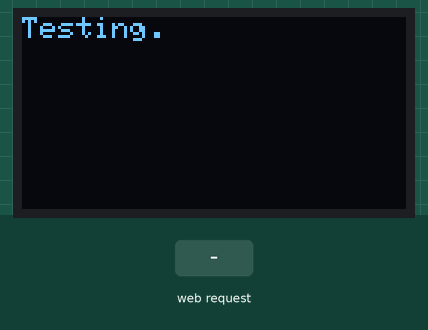
Simulated run of this sketch. Board: ESP8266 (NodeMCU). On the bench: 128×64 one-colour display. Inputs (shaded band) come from the test bench. What the sketch prints to the serial monitor is not drawn.

Above: at 0.4 s.
At 5.9 s:
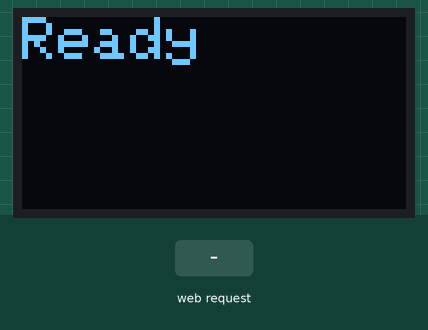
6.0 s: HTTP request GET / received
At 7.0 s:
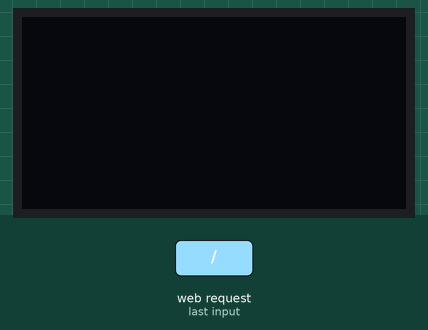
Timing chart, 0 to 9.0 s (numbered marks = the images above; inputs shaded):
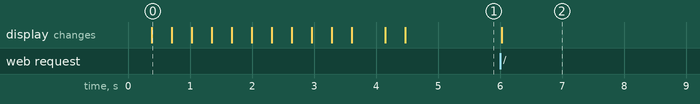

The sketch:

DisplayServer.ino
```cpp
// (licence header left out)
// STRING CONVERSION
#include <string.h>

// WEB SERVER
#include <ESP8266WiFi.h>
#include <WiFiClient.h>
#include <ESP8266WebServer.h>

//DISPLAY
#include <SPI.h>
#include <Wire.h>
#include <Adafruit_GFX.h>
#include <Adafruit_SSD1306.h>  //edit .h according to display version
#define OLED_RESET LED_BUILTIN   //for NodemCu: D4=2 // for D_1: LED_BUILTIN

Adafruit_SSD1306 display(OLED_RESET);
const char *ssid = "D1_DisplayServer";
const char *password = "d1d1d1d1d1d1d1d1";
String message = "";
ESP8266WebServer server(80);


void setup() {
  display.begin(SSD1306_SWITCHCAPVCC, 0x3C);
  Serial.begin(115200);

  // TEST DISPLAY
  Serial.println("Testing Display...\n");
  display.clearDisplay();
  display.display();
  delay(50);
  displayTest("Testing...\n123456789.123456789:123456789|12...\n.\n.\n.\n.\n.");
  Serial.println("Display Test Complete!\n");

  // SET UP WIFI
  Serial.print("Configuring access point...");
  WiFi.softAP(ssid, password);
  IPAddress myIP = WiFi.softAPIP();
  Serial.print("AP IP address: ");
  Serial.println(myIP);
  server.on("/", handleRoot);
  server.begin();
  Serial.println("HTTP server started");
  displayTest("Ready");
  delay(300);
}


void loop() {
  server.handleClient();
}


/// this will handle each request and display the message
/// on the display and reply with wgat was contained in the args
void handleRoot() {
  int fontzise = 1;

  Serial.println("Received request:");
  message = "";
  for (int i = 0; i < server.args(); i++) {
    if(
      server.argName(i).equals("fontsize")
      && (int)server.arg(i).toInt() < 4
      && (int)server.arg(i).toInt() > 0 ){
        fontzise = server.arg(i).toInt();
    } else{
      message += server.argName(i) + ": ";
      message += server.arg(i) + "\n";
    }
  }
  Serial.println(message);
  displayAndClear(message, fontzise);
  Serial.println("Display complete.");
  server.send(200, "text/html", "\nACK:\n" + message + "\n:ENDACK");
  Serial.println("Ack sent.");
}


/// This function is used to display text without
/// the need for clearDisplay (wich causes flickering)
void displayAndClear(String string, int textsize){
  Serial.println("Displaying: " + string);
  // writes text
  display.setCursor(0,0);
  display.setTextSize(textsize);
  display.setTextColor(WHITE);
  display.print(string);
  // refresh display
  display.display();
  // clear buffer without redraw
  display.setCursor(0,0);
  display.setTextColor(BLACK);
  display.print(string);
}


/// Just writes one character at a time from message.
/// Three runs, increases fontsize from 1 to 2
void displayTest(String text){
  int ml = text.length();
  for(int ts = 1; ts < 3; ts++){
    for (int i = 0; i < ml; i++){
      displayAndClear(text.substring(0,i+1),ts);
      delay(10);
    }
  }
}
```

Measured:
- after the input at 6.0 s, the display: changes at once (image 2)
